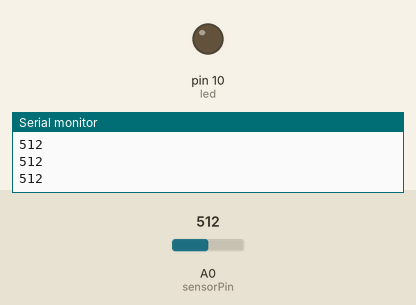
Bench run of a sketch on a simulated Arduino Uno, built with avr-gcc and run on an emulated ATmega328P. On the bench: output pins drawn as LEDs (lit = HIGH), the last lines printed to the serial monitor. The inputs (shaded band) are chosen by the test bench; at power-on: A0 (sensorPin) = 512.

Above: at 1.2 s.
1.3 s: A0 (sensorPin) set to 985
2.8 s: A0 (sensorPin) set to 1019
At 4.2 s:
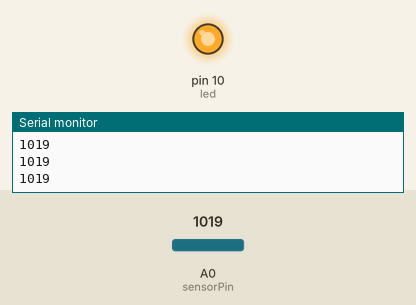
Timing chart, 0 to 5.8 s (numbered marks = the images above; inputs shaded):
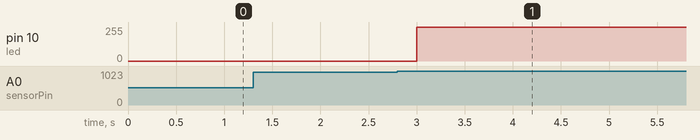

The sketch:

ldr.ino
```cpp
int sensorPin = A0; // select the input pin for LDR

int sensorValue = 0;
int led=10;
int ledb=0;
int thv=1000;
void setup() {
  // put your setup code here, to run once:
  Serial.begin(9600);
  pinMode(led,OUTPUT);
}

void loop() {
  // put your main code here, to run repeatedly:
  sensorValue = analogRead(sensorPin); // read the value from the sensor
Serial.println(sensorValue); //prints the values coming from the sensor on the screen
if(sensorValue>thv)
{
  ledb=map(sensorValue,0,1023,0,255);
  analogWrite(led,ledb);
}
else{
  analogWrite(led,0);
}
delay(300);
}
```

Measured:
- the behaviour switches between 1000 and 1001 on A0 (sensorPin) (found by bisection; images 0 and 1)
- after the input at 2.8 s, pin 10 (led): 0/255 → 254/255 after 0.20 s
